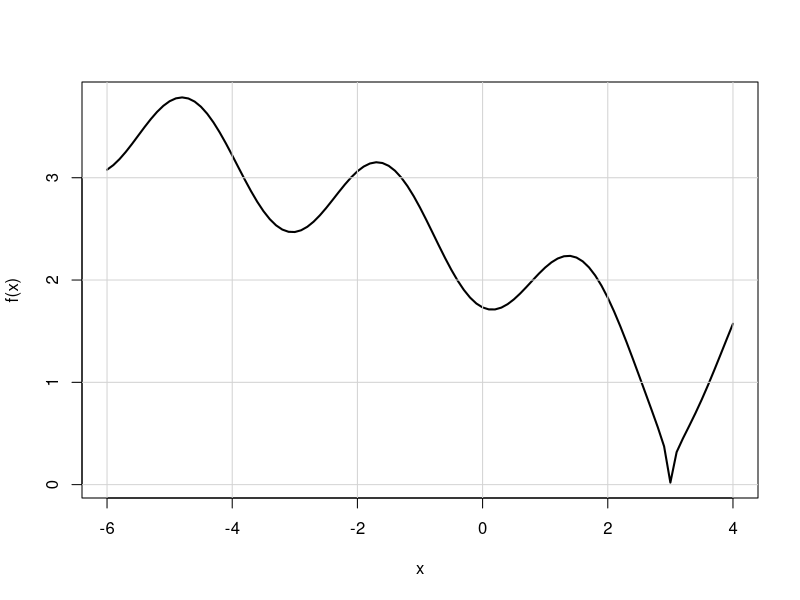

Recreate this plot in R. (Note: this script raises an error after producing the figure.)
## Exercice 1 ####

is.integer(2)

0.1 + 0.2 == 0.3
#False car le résultat de l'addtion n'est pas égal à 0.3

## Exercice 2 ####
#1
f <- function(x) {
    sin(x)^2+sqrt(abs(x-3))
}
#2
x = seq(-6,4, by = 0.1)
#plot(x,f(x), type = 'l')
curve(f, from = -6, to = 4, lwd = 2)
grid(lty = 1)
#4
optimise(f, interval = c(-6,4), maximum = FALSE)

## Exercice 3 ####
simuData <- function(n) {
  runif(n, min=0, max=20)
}

perte <- function(s, y, p) {
  sum(abs(y-s)^p)^(1/p)
}

data = simuData(100)
mean(data)
p = 2
f <- function(s) {
  sum(abs(data-s)^p)^(1/p)
}
res <- optimize(f, lower = -10, upper = 10)
res$objective
curve(f, from = 0, to = 20, lwd = 2)

## Exercice 4 ####